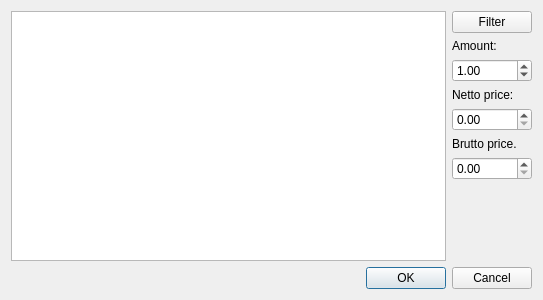
<?xml version="1.0" encoding="UTF-8"?>
<ui version="4.0">
 <class>DialogAddNDNProducts</class>
 <widget class="QDialog" name="DialogAddNDNProducts">
  <property name="geometry">
   <rect>
    <x>0</x>
    <y>0</y>
    <width>543</width>
    <height>300</height>
   </rect>
  </property>
  <property name="windowTitle">
   <string>Select product</string>
  </property>
  <layout class="QGridLayout" name="gridLayout">
   <item row="2" column="1">
    <widget class="QDoubleSpinBox" name="doubleSpinBoxAmount">
     <property name="value">
      <double>1.000000000000000</double>
     </property>
    </widget>
   </item>
   <item row="4" column="1">
    <widget class="QDoubleSpinBox" name="doubleSpinBoxNetPrice"/>
   </item>
   <item row="0" column="1">
    <widget class="QPushButton" name="pushButtonFilter">
     <property name="text">
      <string>Filter</string>
     </property>
    </widget>
   </item>
   <item row="8" column="0" colspan="2">
    <widget class="QDialogButtonBox" name="buttonBox">
     <property name="orientation">
      <enum>Qt::Horizontal</enum>
     </property>
     <property name="standardButtons">
      <set>QDialogButtonBox::Cancel|QDialogButtonBox::Ok</set>
     </property>
    </widget>
   </item>
   <item row="7" column="1">
    <spacer name="verticalSpacer">
     <property name="orientation">
      <enum>Qt::Vertical</enum>
     </property>
     <property name="sizeHint" stdset="0">
      <size>
       <width>20</width>
       <height>40</height>
      </size>
     </property>
    </spacer>
   </item>
   <item row="0" column="0" rowspan="8">
    <widget class="QTableView" name="tableViewProducts">
     <property name="editTriggers">
      <set>QAbstractItemView::NoEditTriggers</set>
     </property>
     <property name="selectionMode">
      <enum>QAbstractItemView::SingleSelection</enum>
     </property>
     <property name="selectionBehavior">
      <enum>QAbstractItemView::SelectRows</enum>
     </property>
     <attribute name="horizontalHeaderStretchLastSection">
      <bool>true</bool>
     </attribute>
     <attribute name="verticalHeaderStretchLastSection">
      <bool>false</bool>
     </attribute>
    </widget>
   </item>
   <item row="1" column="1">
    <widget class="QLabel" name="label">
     <property name="text">
      <string>Amount:</string>
     </property>
    </widget>
   </item>
   <item row="5" column="1">
    <widget class="QLabel" name="label_3">
     <property name="text">
      <string>Brutto price.</string>
     </property>
    </widget>
   </item>
   <item row="3" column="1">
    <widget class="QLabel" name="label_2">
     <property name="text">
      <string>Netto price:</string>
     </property>
    </widget>
   </item>
   <item row="6" column="1">
    <widget class="QDoubleSpinBox" name="doubleSpinBoxBruttoPrice"/>
   </item>
  </layout>
 </widget>
 <resources/>
 <connections>
  <connection>
   <sender>buttonBox</sender>
   <signal>accepted()</signal>
   <receiver>DialogAddNDNProducts</receiver>
   <slot>accept()</slot>
   <hints>
    <hint type="sourcelabel">
     <x>248</x>
     <y>254</y>
    </hint>
    <hint type="destinationlabel">
     <x>157</x>
     <y>274</y>
    </hint>
   </hints>
  </connection>
  <connection>
   <sender>buttonBox</sender>
   <signal>rejected()</signal>
   <receiver>DialogAddNDNProducts</receiver>
   <slot>reject()</slot>
   <hints>
    <hint type="sourcelabel">
     <x>316</x>
     <y>260</y>
    </hint>
    <hint type="destinationlabel">
     <x>286</x>
     <y>274</y>
    </hint>
   </hints>
  </connection>
 </connections>
</ui>
